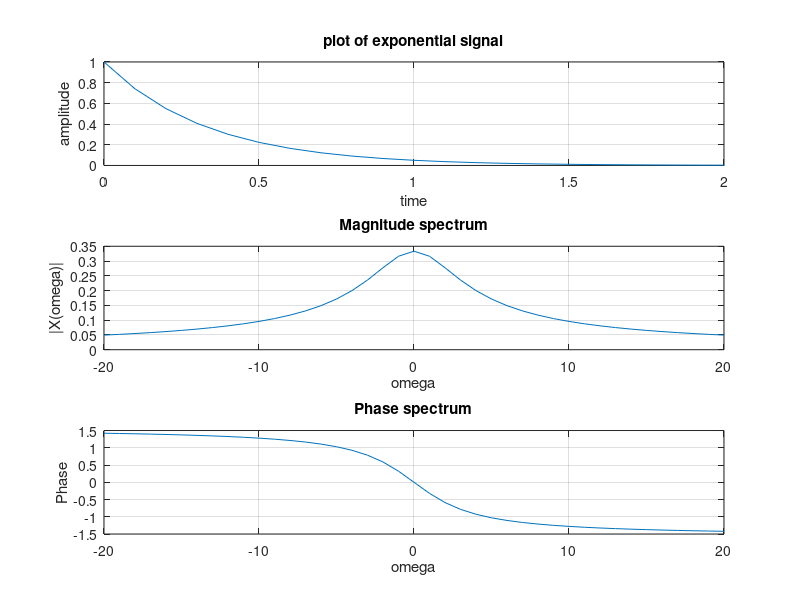

The MATLAB script that drew this image:
%Write a Matlab code to plot the magnitude and phase spectrum of
%x(t)=e^-(3t).
clear all;
t=0:0.1:40;  %time
x=exp(-3*t); %amplitude

figure(2);
subplot(3,1,1)
plot(t,x);
title("plot of exponential signal");
xlabel("time");
ylabel("amplitude");
axis([0 2 0 1]);
grid;

omega=-20:20;  %frequency (rad/sec)
N=length(omega); %Number of frequencies
mag=zeros(1,N); 
phase=zeros(1,N);
for i=1:N
    %Calculation of magnitude for |X(jw)|=1/(9+omega^2)
    mag(i)=abs(1/sqrt((9+omega(i)^2)));
    %Calculation of angle for |X(jw)|=1/(9+omega^2)
    %phase(i)=angle(1/(3+sqrt(-1)*omega(i))); %Also valid
    phase(i)=-atan(omega(i)/3);
end

%Plotting magnitude
subplot(3,1,2);
plot(omega,mag);
title("Magnitude spectrum");
xlabel("\omega");
ylabel("|X(\omega)|");
grid;

%Plotting phase
subplot(3,1,3);
plot(omega,phase);
title("Phase spectrum");
xlabel("\omega");
ylabel("Phase");
grid;